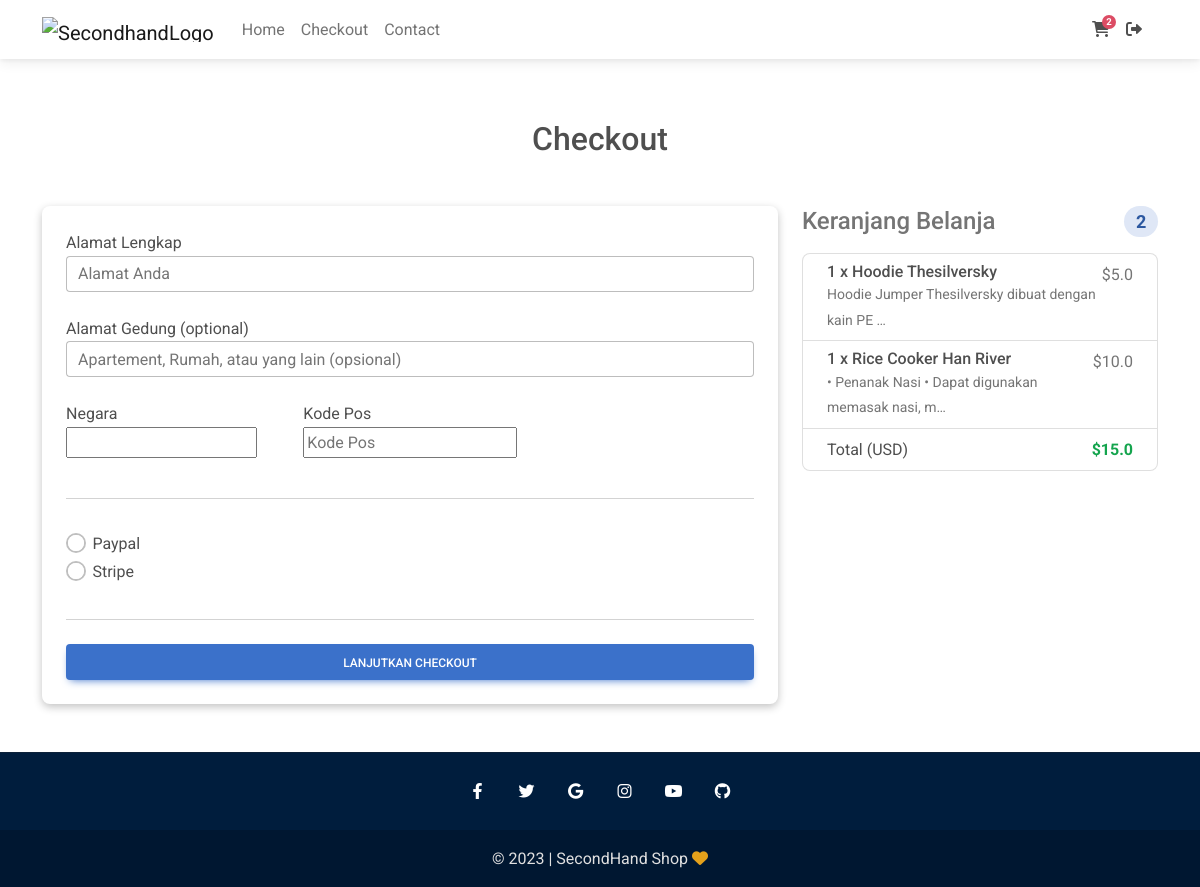
Screenshot of /checkout/ (signed in) with the database file from the repository.
### toko/models.py (models this page shows, shortened)
class Order(models.Model):
    user = models.ForeignKey(User, on_delete=models.CASCADE)
    produk_items = models.ManyToManyField(OrderProdukItem)
    tanggal_mulai = models.DateTimeField(auto_now_add=True)
    tanggal_order = models.DateTimeField(blank=True, null=True)
    ordered = models.BooleanField(default=False)
    alamat_pengiriman = models.ForeignKey('AlamatPengiriman', on_delete=models.SET_NULL, blank=True, null=True)
    payment = models.ForeignKey('Payment', on_delete=models.SET_NULL, blank=True, null=True)
    def get_total_harga_order(self):
        total = 0
        for order_produk_item in self.produk_items.all():
            total += order_produk_item.get_total_item_keseluruan()
        return total

class OrderProdukItem(models.Model):
    user = models.ForeignKey(User, on_delete=models.CASCADE)
    ordered = models.BooleanField(default=False)
    produk_item = models.ForeignKey(ProdukItem, on_delete=models.CASCADE)
    quantity = models.IntegerField(default=1)
    def get_total_harga_diskon_item(self):
        return self.quantity * self.produk_item.harga_diskon
    def get_total_item_keseluruan(self):
        if self.produk_item.harga_diskon:
            return self.get_total_harga_diskon_item()
        return self.get_total_harga_item()

class ProdukItem(models.Model):
    nama_produk = models.CharField(max_length=100)
    harga = models.FloatField()
    harga_diskon = models.FloatField(blank=True, null=True)
    slug = models.SlugField(unique=True)
    deskripsi = models.TextField()
    gambar = models.ImageField(upload_to='product_pics')
    label = models.CharField(choices=PILIHAN_LABEL, max_length=4)
    kategori = models.CharField(choices=PILIHAN_KATEGORI, max_length=2)

### toko/views.py (the view, shortened to what this page needs)
# urls.py: path('checkout/', views.CheckoutView.as_view(), name='checkout'),
class CheckoutView(LoginRequiredMixin, generic.FormView):
    def get(self, *args, **kwargs):
        form = CheckoutForm()
        try:
            order = Order.objects.get(user=self.request.user, ordered=False)
            if order.produk_items.count() == 0:
                messages.warning(self.request, 'Belum ada belajaan yang Anda pesan, lanjutkan belanja')
                return redirect('toko:home-produk-list')
        except ObjectDoesNotExist:
            order = {}
            messages.warning(self.request, 'Belum ada belajaan yang Anda pesan, lanjutkan belanja')
            return redirect('toko:home-produk-list')
        context = {
            'form': form,
            'keranjang': order,
        }
        template_name = 'checkout.html'
        return render(self.request, template_name, context)

### toko/forms.py
class CheckoutForm(forms.Form):
    alamat_1 = forms.CharField(widget=forms.TextInput(attrs={'placeholder': 'Alamat Anda', 'class': 'textinput form-control'}))
    alamat_2 = forms.CharField(required=False, widget=forms.TextInput(attrs={'placeholder': 'Apartement, Rumah, atau yang lain (opsional)', 'class': 'textinput form-control'}))
    negara = CountryField(blank_label='(Pilih Negara)').formfield(widget=CountrySelectWidget(attrs={'class': 'countryselectwidget form-select'}))
    kode_pos = forms.CharField(widget=forms.TextInput(attrs={'class': 'textinput form-outline', 'placeholder': 'Kode Pos'}))
    simpan_info_alamat = forms.BooleanField(widget=forms.CheckboxInput(), required=False)
    opsi_pembayaran = forms.ChoiceField(widget=forms.RadioSelect(), choices=PILIHAN_PEMBAYARAN)

### toko/templatetags/cart_template_tags.py (called while the page is built)
@register.filter
def total_produk_dikeranjang(user):
    if user.is_authenticated:
        query = Order.objects.filter(user=user, ordered=False)
        if query.exists():
            return query[0].produk_items.count()
    return 0

### ecomm/templates/checkout.html (shortened to what this page needs)
{% extends 'base.html' %}
{% load crispy_forms_tags %}
{% block content%}
<main class="mt-5">
    <div class="container">
        <h2 class="my-5 text-center">Checkout</h2>
        <form method="POST" name="formCheckout">
            <div class="row">
                <div class="col-md-8 mb-4">
                    <div class="card p-4">
                        <p class="mb-0">
                            Alamat Lengkap
                        </p>
                        <div class="form-outline mb-4">
                            {{ form.alamat_1 }}
                        </div>
                        <p class="mb-0">
                            Alamat Gedung (optional)
                        </p>
                        <div class="form-outline mb-4">
                            {{ form.alamat_2 }}
                        </div>
                        <div class="row">
                            <div class="col-lg-4 col-md-12 mb-4">
                                <p class="mb-0">
                                    Negara
                                </p>
                                    <div class="form-outline">
                                    {{ form.negara }}
                                </div>
                            </div>
                            <div class="col-lg-4 col-md-12 mb-4">
                                <p class="mb-0">
                                    Kode Pos
                                </p>
                                <div class="form-outline">
                                    {{ form.kode_pos }}
                                </div>
                            </div>
                        </div>
                        <hr />
                        <div class="my-3">
                            {% for value, name in form.fields.opsi_pembayaran.choices %}
                            <div class="form-check">
                                <input class="form-check-input" type="radio" name="opsi_pembayaran" id="{{ name }}" value="{{ value }}"  required />
                                <label class="form-check-label" for="{{ name }}">{{ name }}</label>
                            </div>
                            {% endfor %}
                        </div>
                        <hr class="mb-4" />
                    <button class="btn btn-primary" type="submit" {% if order.get_total_harga_order <= 0 %}disabled{% endif %}>Lanjutkan checkout</button>
                    </div>
                </div>
                <div class="col-md-4 mb-4">
                    <h4 class="d-flex justify-content-between align-items-center mb-3">
                        <span class="text-muted">Keranjang Belanja</span>
                        <span class="badge rounded-pill badge-primary">{{ keranjang.produk_items.count }}</span>
                    </h4>
                    <ul class="list-group mb-3">
                        {% for belanjaan in keranjang.produk_items.all %}
                        <li class="list-group-item d-flex justify-content-between">
                            <div>
                                <h6 class="my-0">{{ belanjaan.quantity }} x {{ belanjaan.produk_item.nama_produk }}</h6>
                                <small class="text-muted">{{ belanjaan.produk_item.deskripsi|truncatechars:50 }}</small>
                            </div>
                            {% if belanjaan.produk_item.harga_diskon %}
                            <span class="text-muted">${{ belanjaan.get_total_harga_diskon_item }}
                            {% else %}
                            ${{ belanjaan.get_total_harga_item}}
                            {% endif %}
                        </li>
                        {% endfor %}
                        <li class="list-group-item d-flex justify-content-between">
                            <span>Total (USD)</span>
                            <strong class="text-success">${{ keranjang.get_total_harga_order }}</strong>
                        </li>
                    </ul>
                </div>
            </div>
        </form>
    </div>
</main>
{% endblock content %}

### ecomm/templates/navbar.html (shortened to what this page needs)
{% load cart_template_tags %}
<head>
</head>
<nav class="navbar fixed-top navbar-expand-lg navbar-light bg-white">
    <div class="container">
        <div class="collapse navbar-collapse" id="navbarSupportedContent1">
        <a class="navbar-brand mt-2 mt-sm-0" href="#">
            <img
            src="https://thumbs.dreamstime.com/b/second-hand-stamp-second-hand-round-grunge-stamp-second-hand-sign-second-hand-136961279.jpg"
            height="25"
            alt="SecondhandLogo"
            loading="lazy"
            />
        </a>
        <ul class="navbar-nav me-auto mb-2 mb-lg-0">
            <li class="nav-item active">
            <a class="nav-link " href="/">Home</a>
            </li>
            <li class="nav-item">
            <a class="nav-link" href="{% url 'toko:checkout' %}">Checkout</a>
            </li>
            <li class="nav-item">
                <a class="nav-link" href="{% url 'toko:kontak' %}">Contact</a>
                </li>
        </ul>
        </div>
        <div class="d-flex align-items-center">
            {% if request.user.is_authenticated %}
                <a class="nav-link me-3" href="{% url 'toko:order-summary' %}">
                    <i class="fas fa-shopping-cart"></i>
                    <span class="badge rounded-pill badge-notification bg-danger">{{ request.user|total_produk_dikeranjang }}</span>
                </a>
                <a class="nav-link me-3" href="{% url 'account_logout' %}">
                    <i class="fas fa-right-from-bracket"></i>
                </a>
            {% else %}
                <a class="nav-link me-3" href="{% url 'account_login' %}">
                <i class="fas fa-right-to-bracket"></i>
            {% endif %}
        </div>
    </div>
</nav>

### static/css/custom.css (style rules this page uses)
.card { box-shadow: rgba(0, 0, 0, 0.24) 0px 3px 8px; }

### rows the page displays
Order: produk_items.count "2", get_total_harga_order "15.0"
OrderProdukItem: quantity "1", produk_item.nama_produk "Hoodie Thesilversky", produk_item.deskripsi "Hoodie Jumper Thesilversky dibuat dengan kain PE …", get_total_harga_diskon_item "5.0"
OrderProdukItem: quantity "1", produk_item.nama_produk "Rice Cooker Han River", produk_item.deskripsi "• Penanak Nasi • Dapat digunakan memasak nasi, m…", get_total_harga_diskon_item "10.0"

### other values shown
{{ request.user|total_produk_dikeranjang }} "2"
{{ name }} "Paypal" "Stripe"
